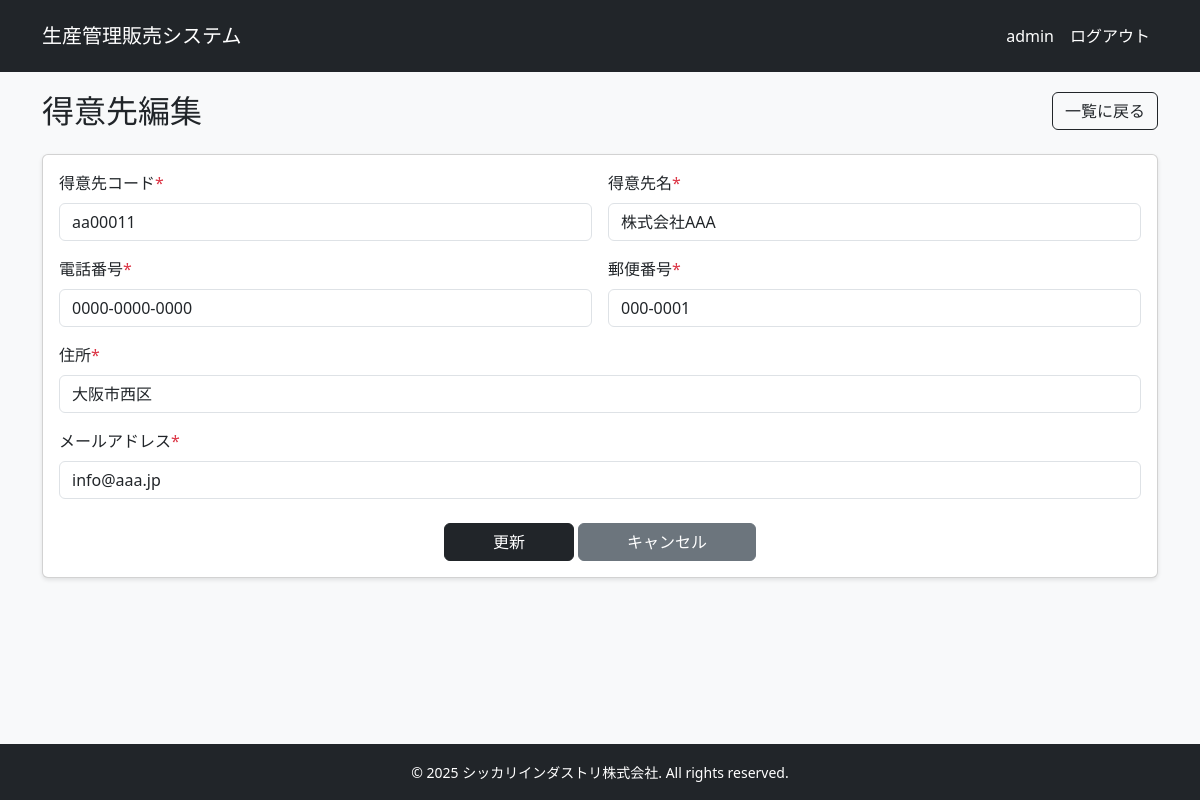
Screenshot of /sales/customers/1/update/ (signed in) with the database file from the repository.
### apps/sales/models.py (models this page shows, shortened)
class Customer(models.Model):
    customer_code = models.CharField("得意先コード", max_length=10, unique=True)
    name = models.CharField("得意先名", max_length=100)
    phone = models.CharField("電話番号", max_length=15)
    postal_code = models.CharField("郵便番号", max_length=8)
    address = models.CharField("住所", max_length=200)
    email = models.EmailField("メールアドレス", max_length=254)
    created_at = models.DateTimeField("作成日時", auto_now_add=True)
    updated_at = models.DateTimeField("更新日時", auto_now=True)
    class Meta:
        verbose_name = "得意先"
        verbose_name_plural = "得意先一覧"

### apps/sales/views.py (the view, shortened to what this page needs)
# urls.py: path('customers/<int:pk>/update/', views.CustomerUpdateView.as_view(), name='customer_update'),
class CustomerUpdateView(LoginRequiredMixin, UpdateView):
    model = Customer
    form_class = CustomerForm
    template_name = 'sales/customer_form.html'
    success_url = reverse_lazy('sales:customer_list')

### apps/sales/forms.py (shortened to what this page needs)
class CustomerForm(forms.ModelForm):
    class Meta:
        model = Customer
        fields = ['customer_code', 'name', 'phone', 'postal_code', 'address', 'email']
    def __init__(self, *args, **kwargs):
        super().__init__(*args, **kwargs)
        for field in self.fields.values():
            field.widget.attrs['class'] = 'form-control'
        self.fields['customer_code'].required = True
        self.fields['name'].required = True
        self.fields['phone'].required = True
        self.fields['postal_code'].required = True
        self.fields['address'].required = True
        self.fields['email'].required = True
        self.fields['customer_code'].widget.attrs['placeholder'] = '例：AA00001'
        self.fields['name'].widget.attrs['placeholder'] = '例：株式会社シッカリ'
        self.fields['phone'].widget.attrs['placeholder'] = '例：06-1234-5678'
        self.fields['postal_code'].widget.attrs['placeholder'] = '例：123-4567'
        self.fields['address'].widget.attrs['placeholder'] = '例：大阪府大阪市中央区...'
        self.fields['email'].widget.attrs['placeholder'] = '例：info@example.com'

### templates/sales/customer_form.html (shortened to what this page needs)
{% extends "base.html" %}
{% block content %}
<div class="d-flex justify-content-between align-items-center mb-4">
    <h2 class="mb-0">{% if object %}得意先編集{% else %}得意先登録{% endif %}</h2>
    <a href="{% url 'sales:customer_list' %}" class="btn btn-outline-dark">
         一覧に戻る
    </a>
</div>
<div class="card">
    <div class="card-body">
        <form method="post" novalidate>
            <div class="row g-3">
                <div class="col-md-6">
                    <label for="{{ form.customer_code.id_for_label }}" class="form-label">
                        得意先コード{% if form.customer_code.field.required %}<span class="text-danger">*</span>{% endif %}
                    </label>
                    {{ form.customer_code }}
                </div>
                <div class="col-md-6">
                    <label for="{{ form.name.id_for_label }}" class="form-label">
                        得意先名{% if form.name.field.required %}<span class="text-danger">*</span>{% endif %}
                    </label>
                    {{ form.name }}
                </div>
                <div class="col-md-6">
                    <label for="{{ form.phone.id_for_label }}" class="form-label">
                        電話番号{% if form.phone.field.required %}<span class="text-danger">*</span>{% endif %}
                    </label>
                    {{ form.phone }}
                </div>
                <div class="col-md-6">
                    <label for="{{ form.postal_code.id_for_label }}" class="form-label">
                        郵便番号{% if form.postal_code.field.required %}<span class="text-danger">*</span>{% endif %}
                    </label>
                    {{ form.postal_code }}
                </div>
                <div class="col-12">
                    <label for="{{ form.address.id_for_label }}" class="form-label">
                        住所{% if form.address.field.required %}<span class="text-danger">*</span>{% endif %}
                    </label>
                    {{ form.address }}
                </div>
                <div class="col-12">
                    <label for="{{ form.email.id_for_label }}" class="form-label">
                        メールアドレス{% if form.email.field.required %}<span class="text-danger">*</span>{% endif %}
                    </label>
                    {{ form.email }}
                </div>
            </div>
            <div class="mt-4 text-center">
                <button type="submit" class="btn btn-dark px-5">
                    {% if object %}更新{% else %}登録{% endif %}
                </button>
                <a href="{% url 'sales:customer_list' %}" class="btn btn-secondary px-5">キャンセル</a>
            </div>
        </form>
    </div>
</div>
{% endblock %}

### templates/base.html (shortened to what this page needs)
<!DOCTYPE html>
<html lang="ja">
<head>
    <link href="https://cdn.jsdelivr.net/npm/bootstrap@5.3.0/dist/css/bootstrap.min.css" rel="stylesheet">
</head>
<body>
    <header>
        <nav class="navbar navbar-expand-lg navbar-dark">
            <div class="container d-flex justify-content-between">
                <a class="navbar-brand" href="{% url 'home' %}">生産管理販売システム</a>
                {% if user.is_authenticated %}
                    <ul class="navbar-nav">
                        <li class="nav-item">
                            <span class="nav-link">{{ user.username }}</span>
                        </li>
                        <li class="nav-item">
                            <a class="nav-link" href="{% url 'logout' %}">ログアウト</a>
                        </li>
                    </ul>
                {% endif %}
            </div>
        </nav>
    </header>
    <main class="main-content">
        <div class="container">
            {% block content %}
            {% endblock %}
        </div>
    </main>
    <footer class="footer text-center">
        <div class="container">
            <small>&copy; 2025 シッカリインダストリ株式会社. All rights reserved.</small>
        </div>
    </footer>
</body>
</html>

### templates/base.html (style rules this page uses)
:root { --primary: #212529; --secondary: #6c757d; --danger: #dc3545; --light: #f8f9fa; --white: #ffffff; --border: #dee2e6; }
body { min-height: 100vh; display: flex; flex-direction: column; }
.main-content { flex: 1; padding: 20px 0; background-color: var(--light); }
.navbar { padding: 1rem 0; background-color: var(--primary) !important; }
.navbar-brand, .nav-link { color: var(--white) !important; transition: opacity 0.3s; }
.card { box-shadow: 0 2px 4px rgba(0,0,0,0.1); transition: transform 0.3s; }
.btn-dark { background-color: var(--primary); border-color: var(--primary); }
.footer { background-color: var(--primary); color: var(--white); padding: 1rem 0; margin-top: auto; }

### rows the page displays
Customer: customer_code "aa00011", name "株式会社AAA", phone "0000-0000-0000", postal_code "000-0001", address "大阪市西区", email "info@aaa.jp"

### other values shown
{{ user.username }} "admin"
